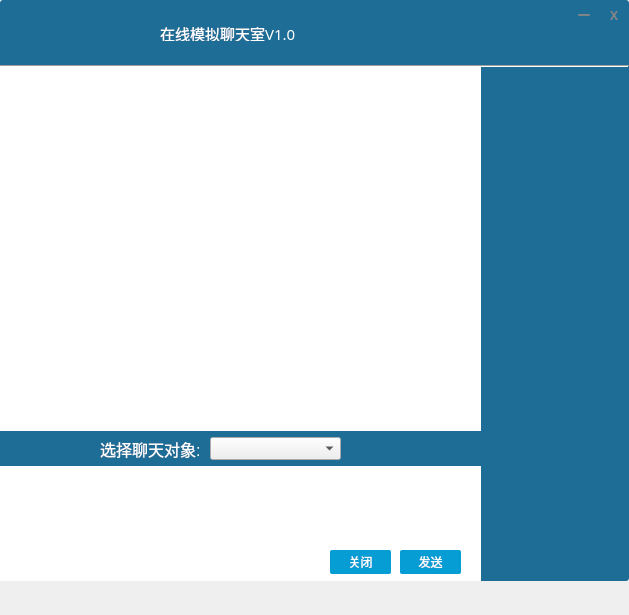
<?xml version="1.0" encoding="UTF-8"?>
<ui version="4.0">
 <class>Chat</class>
 <widget class="QWidget" name="Chat">
  <property name="geometry">
   <rect>
    <x>0</x>
    <y>0</y>
    <width>629</width>
    <height>615</height>
   </rect>
  </property>
  <property name="windowTitle">
   <string>Form</string>
  </property>
  <widget class="QWidget" name="widget" native="true">
   <property name="geometry">
    <rect>
     <x>0</x>
     <y>0</y>
     <width>629</width>
     <height>581</height>
    </rect>
   </property>
   <property name="styleSheet">
    <string notr="true">#widget{
  border-radius:3px;
  background:#1E6D96;
}</string>
   </property>
   <widget class="QLabel" name="label">
    <property name="geometry">
     <rect>
      <x>8</x>
      <y>9</y>
      <width>50</width>
      <height>50</height>
     </rect>
    </property>
    <property name="styleSheet">
     <string notr="true">border-image:url(&quot;:/QQ.jpg&quot;);
border-radius:2px;</string>
    </property>
    <property name="text">
     <string/>
    </property>
   </widget>
   <widget class="QLabel" name="label_2">
    <property name="geometry">
     <rect>
      <x>160</x>
      <y>25</y>
      <width>161</width>
      <height>16</height>
     </rect>
    </property>
    <property name="font">
     <font>
      <family>微软雅黑</family>
      <pointsize>11</pointsize>
     </font>
    </property>
    <property name="styleSheet">
     <string notr="true">color:white;</string>
    </property>
    <property name="text">
     <string>在线模拟聊天室V1.0</string>
    </property>
   </widget>
   <widget class="QLabel" name="label_4">
    <property name="geometry">
     <rect>
      <x>569</x>
      <y>0</y>
      <width>30</width>
      <height>30</height>
     </rect>
    </property>
    <property name="font">
     <font>
      <family>微软雅黑</family>
      <pointsize>9</pointsize>
      <weight>75</weight>
      <bold>true</bold>
     </font>
    </property>
    <property name="styleSheet">
     <string notr="true">QLabel{
   color:rgb(134, 134, 134);
}
QLabel:hover{
   background-color:rgb(58,149,222);
   color:white;

}</string>
    </property>
    <property name="text">
     <string>一</string>
    </property>
    <property name="alignment">
     <set>Qt::AlignCenter</set>
    </property>
   </widget>
   <widget class="QLabel" name="label_5">
    <property name="geometry">
     <rect>
      <x>599</x>
      <y>0</y>
      <width>30</width>
      <height>30</height>
     </rect>
    </property>
    <property name="font">
     <font>
      <family>微软雅黑</family>
      <weight>75</weight>
      <bold>true</bold>
     </font>
    </property>
    <property name="styleSheet">
     <string notr="true">QLabel{
   color:rgb(134, 134, 134);;
}
QLabel:hover{
  background-color:rgb(212, 64, 39);
  color:rgb(255, 255, 255);
  border-top-right-radius:3px;
}</string>
    </property>
    <property name="text">
     <string>X</string>
    </property>
    <property name="alignment">
     <set>Qt::AlignCenter</set>
    </property>
   </widget>
   <widget class="Line" name="line">
    <property name="geometry">
     <rect>
      <x>0</x>
      <y>65</y>
      <width>629</width>
      <height>3</height>
     </rect>
    </property>
    <property name="font">
     <font>
      <family>Arial</family>
      <pointsize>6</pointsize>
     </font>
    </property>
    <property name="styleSheet">
     <string notr="true">height:2px;
</string>
    </property>
    <property name="orientation">
     <enum>Qt::Horizontal</enum>
    </property>
   </widget>
   <widget class="QLabel" name="label_6">
    <property name="geometry">
     <rect>
      <x>481</x>
      <y>66</y>
      <width>148</width>
      <height>521</height>
     </rect>
    </property>
    <property name="styleSheet">
     <string notr="true">border-image:url(&quot;:/personman.png&quot;);
</string>
    </property>
    <property name="text">
     <string/>
    </property>
   </widget>
   <widget class="QLabel" name="label_7">
    <property name="geometry">
     <rect>
      <x>10</x>
      <y>434</y>
      <width>30</width>
      <height>30</height>
     </rect>
    </property>
    <property name="styleSheet">
     <string notr="true">QLabel{
background-image:url(&quot;:/settings4.png&quot;);
}
QLabel:hover{
  border:1px solid rgb(203, 203, 203);
}</string>
    </property>
    <property name="text">
     <string/>
    </property>
   </widget>
   <widget class="QLabel" name="label_8">
    <property name="geometry">
     <rect>
      <x>50</x>
      <y>434</y>
      <width>30</width>
      <height>30</height>
     </rect>
    </property>
    <property name="sizePolicy">
     <sizepolicy hsizetype="Preferred" vsizetype="Preferred">
      <horstretch>0</horstretch>
      <verstretch>0</verstretch>
     </sizepolicy>
    </property>
    <property name="styleSheet">
     <string notr="true">QLabel{
background-image:url(&quot;:/emoji.png&quot;);
}
QLabel:hover{
 border:1px solid rgb(203, 203, 203);
}</string>
    </property>
    <property name="text">
     <string/>
    </property>
   </widget>
   <widget class="QTextEdit" name="textEdit">
    <property name="geometry">
     <rect>
      <x>0</x>
      <y>466</y>
      <width>481</width>
      <height>121</height>
     </rect>
    </property>
    <property name="font">
     <font>
      <family>微软雅黑</family>
      <pointsize>10</pointsize>
     </font>
    </property>
    <property name="styleSheet">
     <string notr="true">border:none;
background:#FFFFF;</string>
    </property>
   </widget>
   <widget class="QPushButton" name="pushButton">
    <property name="geometry">
     <rect>
      <x>330</x>
      <y>550</y>
      <width>61</width>
      <height>24</height>
     </rect>
    </property>
    <property name="font">
     <font>
      <family>微软雅黑</family>
     </font>
    </property>
    <property name="styleSheet">
     <string notr="true">QPushButton{ 
     background-color: rgb(6,157,213); 
     border: none;
     border-radius:2px;
     color:white;
}
QPushButton:hover{ 
     background-color: rgb(75,202,255);
}</string>
    </property>
    <property name="text">
     <string>关闭</string>
    </property>
   </widget>
   <widget class="QPushButton" name="pushButton_2">
    <property name="geometry">
     <rect>
      <x>400</x>
      <y>550</y>
      <width>61</width>
      <height>24</height>
     </rect>
    </property>
    <property name="font">
     <font>
      <family>微软雅黑</family>
     </font>
    </property>
    <property name="styleSheet">
     <string notr="true">QPushButton{ 
     background-color: rgb(6,157,213); 
     border: none;
     border-radius:2px;
     color:white;
}
QPushButton:hover{ 
     background-color: rgb(75,202,255);
}</string>
    </property>
    <property name="text">
     <string>发送</string>
    </property>
   </widget>
   <widget class="QTextBrowser" name="textBrowser">
    <property name="geometry">
     <rect>
      <x>0</x>
      <y>66</y>
      <width>481</width>
      <height>365</height>
     </rect>
    </property>
    <property name="styleSheet">
     <string notr="true">border:none;
border-radius:3px;
 background:#FFFFF;
</string>
    </property>
   </widget>
   <widget class="QComboBox" name="comboBox">
    <property name="geometry">
     <rect>
      <x>210</x>
      <y>437</y>
      <width>131</width>
      <height>23</height>
     </rect>
    </property>
    <property name="font">
     <font>
      <pointsize>12</pointsize>
     </font>
    </property>
   </widget>
   <widget class="QLabel" name="label_3">
    <property name="geometry">
     <rect>
      <x>100</x>
      <y>438</y>
      <width>121</width>
      <height>21</height>
     </rect>
    </property>
    <property name="font">
     <font>
      <pointsize>12</pointsize>
     </font>
    </property>
    <property name="styleSheet">
     <string notr="true">color:white;</string>
    </property>
    <property name="text">
     <string>选择聊天对象:</string>
    </property>
   </widget>
  </widget>
 </widget>
 <resources/>
 <connections/>
</ui>
